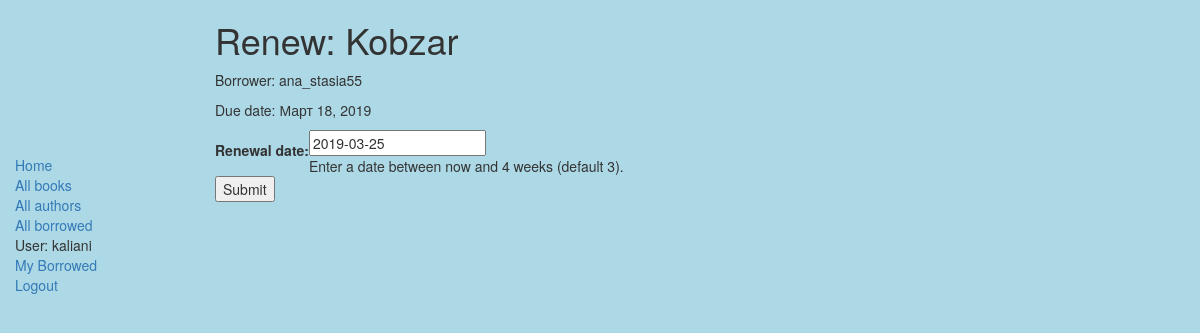
The page /book/eb3c7979bae7408d8058bea523b372e1/renew/ (signed in) on the database its author committed.
### catalog/models.py (models this page shows, shortened)
class BookInstance(models.Model):
    id = models.UUIDField(primary_key=True, default=uuid.uuid4, help_text="Unique ID for this particular book across whole library")
    book = models.ForeignKey('Book', on_delete=models.SET_NULL, null=True)
    imprint = models.CharField(max_length=200)
    due_back = models.DateField(null=True, blank=True)
    language = models.ForeignKey(Language, on_delete=models.SET_NULL, null = True)
    borrower = models.ForeignKey(User, on_delete=models.SET_NULL, null=True, blank=True)
    LOAN_STATUS = (
        ('m', 'Maintenance'),
        ('o', 'On loan'),
        ('a', 'Available'),
        ('r', 'Reserved'),
    )
    status = models.CharField(max_length=1, choices=LOAN_STATUS, blank=True, default='m', help_text='Book availability')
    class Meta:
        ordering = ["due_back"]
    @property
    def is_overdue(self):
        if self.due_back and date.today() > self.due_back:
            return True
        return False

class Book(models.Model):
    title = models.CharField(max_length=200)
    author = models.ForeignKey('Author', on_delete=models.SET_NULL, null=True)
    summary = models.TextField(max_length=1000, help_text="Enter a brief description of the book")
    isbn = models.CharField('ISBN',max_length=13, help_text='13 Character <a href="https://www.isbn-international.org/content/what-isbn">ISBN number</a>')
    genre = models.ManyToManyField(Genre, help_text="Select a genre for this book")
    def display_genre(self):
        return ', '.join([ genre.name for genre in self.genre.all()[:3] ])
    display_genre.short_description = 'Genre'

### catalog/views.py (the view)
# urls.py: url(r'^book/(?P<pk>[-\w]+)/renew/$', views.renew_book_librarian, name='renew-book-librarian'),
@permission_required('catalog.can_mark_returned')
def renew_book_librarian(request, pk):
    book_inst=get_object_or_404(BookInstance, pk = pk)
    if request.method == 'POST':
        form = RenewBookForm(request.POST)
        if form.is_valid():
            book_inst.due_back = form.cleaned_data['renewal_date']
            book_inst.save()
            return HttpResponseRedirect(reverse('borrowed') )
    else:
        proposed_renewal_date = datetime.date.today() + datetime.timedelta(weeks=3)
        form = RenewBookForm(initial={'renewal_date': proposed_renewal_date,})
    return render(request, 'catalog/book_renew_librarian.html', {'form': form, 'bookinst':book_inst})

### catalog/forms.py (shortened to what this page needs)
class RenewBookForm(forms.Form):
    renewal_date = forms.DateField(help_text="Enter a date between now and 4 weeks (default 3).")

### catalog/templates/catalog/book_renew_librarian.html (shortened to what this page needs)
{% extends "base_generic.html" %}
{% block content %}
    <h1>Renew: {{bookinst.book.title}}</h1>
    <p>Borrower: {{bookinst.borrower}}</p>
    <p{% if bookinst.is_overdue %} class="text-danger"{% endif %}>Due date: {{bookinst.due_back}}</p>
    <form action="" method="post">
        <table>
        {{ form }}
        </table>
        <input type="submit" value="Submit" />
    </form>
{% endblock %}

### catalog/templates/base_generic.html (shortened to what this page needs)
<!DOCTYPE html>
<html lang="en">
<head>
  <link rel="stylesheet" href="https://maxcdn.bootstrapcdn.com/bootstrap/3.3.7/css/bootstrap.min.css">
  {% load static %}
  <link rel="stylesheet" href="{% static 'css/styles.css' %}">
</head>
<body>
  <div class="container-fluid">
    <div class="row">
      <div class="col-sm-2">
      {% block sidebar %}
      <ul class="sidebar-nav">
          <li><a href="{% url 'index' %}">Home</a></li>
          <li><a href="{% url 'books' %}">All books</a></li>
          <li><a href="{% url 'authors' %}">All authors</a></li>
          <li><a href="{% url 'borrowed' %}">All borrowed</a></li>
        {% if user.is_authenticated %}
          <li>User: {{ user.get_username }}</li>
          <li><a href="{% url 'my-borrowed' %}">My Borrowed</a></li>
          <li><a href="{% url 'logout'%}?next={{request.path}}">Logout</a></li>
        {% else %}
           <li><a href="{% url 'login'%}?next={{request.path}}">Login</a></li>
        {% endif %}
      </ul>
     {% endblock %}
      </div>
      <div class="col-sm-10 ">
      {% block content %}{% endblock %}
      </div>
    </div>
  </div>
</body>
</html>

### catalog/static/styles.css (style rules this page uses)
.sidebar-nav { margin-top: 155px; padding: 0; list-style: none; }
body { background: lightblue; }

### rows shown on the page
BookInstance: book "Kobzar", borrower "ana_stasia55", due_back "Март 18, 2019"

### other values the page prints
{{ user.get_username }} "kaliani"
